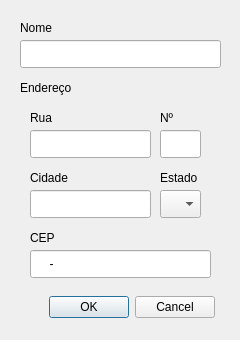
<?xml version="1.0" encoding="UTF-8"?>
<ui version="4.0">
 <class>Dialog</class>
 <widget class="QDialog" name="Dialog">
  <property name="geometry">
   <rect>
    <x>0</x>
    <y>0</y>
    <width>240</width>
    <height>340</height>
   </rect>
  </property>
  <property name="minimumSize">
   <size>
    <width>0</width>
    <height>0</height>
   </size>
  </property>
  <property name="maximumSize">
   <size>
    <width>460</width>
    <height>16777215</height>
   </size>
  </property>
  <property name="windowTitle">
   <string>Dialog</string>
  </property>
  <widget class="QLineEdit" name="cidade_lineEdit">
   <property name="geometry">
    <rect>
     <x>30</x>
     <y>190</y>
     <width>121</width>
     <height>28</height>
    </rect>
   </property>
  </widget>
  <widget class="QLabel" name="rua_label">
   <property name="geometry">
    <rect>
     <x>30</x>
     <y>110</y>
     <width>58</width>
     <height>16</height>
    </rect>
   </property>
   <property name="text">
    <string>Rua</string>
   </property>
  </widget>
  <widget class="QLineEdit" name="rua_lineEdit">
   <property name="geometry">
    <rect>
     <x>30</x>
     <y>130</y>
     <width>121</width>
     <height>28</height>
    </rect>
   </property>
  </widget>
  <widget class="QLabel" name="estado_label">
   <property name="geometry">
    <rect>
     <x>160</x>
     <y>170</y>
     <width>41</width>
     <height>16</height>
    </rect>
   </property>
   <property name="text">
    <string>Estado</string>
   </property>
  </widget>
  <widget class="QLineEdit" name="n_lineEdit">
   <property name="geometry">
    <rect>
     <x>160</x>
     <y>130</y>
     <width>41</width>
     <height>28</height>
    </rect>
   </property>
  </widget>
  <widget class="QLabel" name="cidade_label">
   <property name="geometry">
    <rect>
     <x>30</x>
     <y>170</y>
     <width>58</width>
     <height>16</height>
    </rect>
   </property>
   <property name="text">
    <string>Cidade</string>
   </property>
  </widget>
  <widget class="QLabel" name="endereco_label">
   <property name="geometry">
    <rect>
     <x>20</x>
     <y>80</y>
     <width>101</width>
     <height>16</height>
    </rect>
   </property>
   <property name="text">
    <string>Endereço</string>
   </property>
  </widget>
  <widget class="QLabel" name="n_label">
   <property name="geometry">
    <rect>
     <x>160</x>
     <y>110</y>
     <width>21</width>
     <height>16</height>
    </rect>
   </property>
   <property name="text">
    <string>Nº</string>
   </property>
  </widget>
  <widget class="QComboBox" name="estado_comboBox">
   <property name="geometry">
    <rect>
     <x>160</x>
     <y>190</y>
     <width>41</width>
     <height>28</height>
    </rect>
   </property>
  </widget>
  <widget class="QLabel" name="nome_label">
   <property name="geometry">
    <rect>
     <x>20</x>
     <y>20</y>
     <width>58</width>
     <height>16</height>
    </rect>
   </property>
   <property name="text">
    <string>Nome</string>
   </property>
  </widget>
  <widget class="QLineEdit" name="nome_lineEdit">
   <property name="geometry">
    <rect>
     <x>20</x>
     <y>40</y>
     <width>201</width>
     <height>28</height>
    </rect>
   </property>
   <property name="maxLength">
    <number>75</number>
   </property>
  </widget>
  <widget class="QDialogButtonBox" name="buttonBox">
   <property name="geometry">
    <rect>
     <x>25</x>
     <y>290</y>
     <width>190</width>
     <height>34</height>
    </rect>
   </property>
   <property name="standardButtons">
    <set>QDialogButtonBox::Cancel|QDialogButtonBox::Ok</set>
   </property>
  </widget>
  <widget class="QLabel" name="cep_label">
   <property name="geometry">
    <rect>
     <x>30</x>
     <y>230</y>
     <width>58</width>
     <height>16</height>
    </rect>
   </property>
   <property name="text">
    <string>CEP</string>
   </property>
  </widget>
  <widget class="QLineEdit" name="cep_lineEdit">
   <property name="geometry">
    <rect>
     <x>30</x>
     <y>250</y>
     <width>181</width>
     <height>28</height>
    </rect>
   </property>
   <property name="inputMask">
    <string>99999-999</string>
   </property>
   <property name="maxLength">
    <number>9</number>
   </property>
  </widget>
 </widget>
 <resources/>
 <connections/>
</ui>
